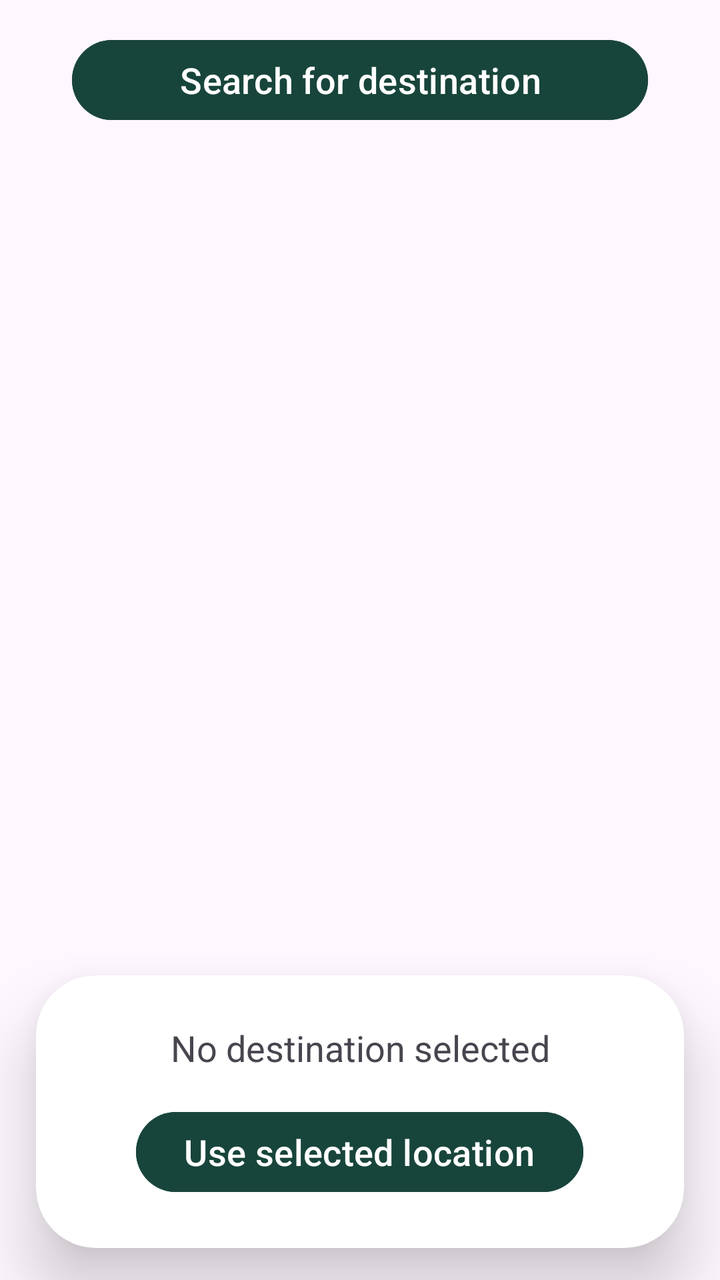
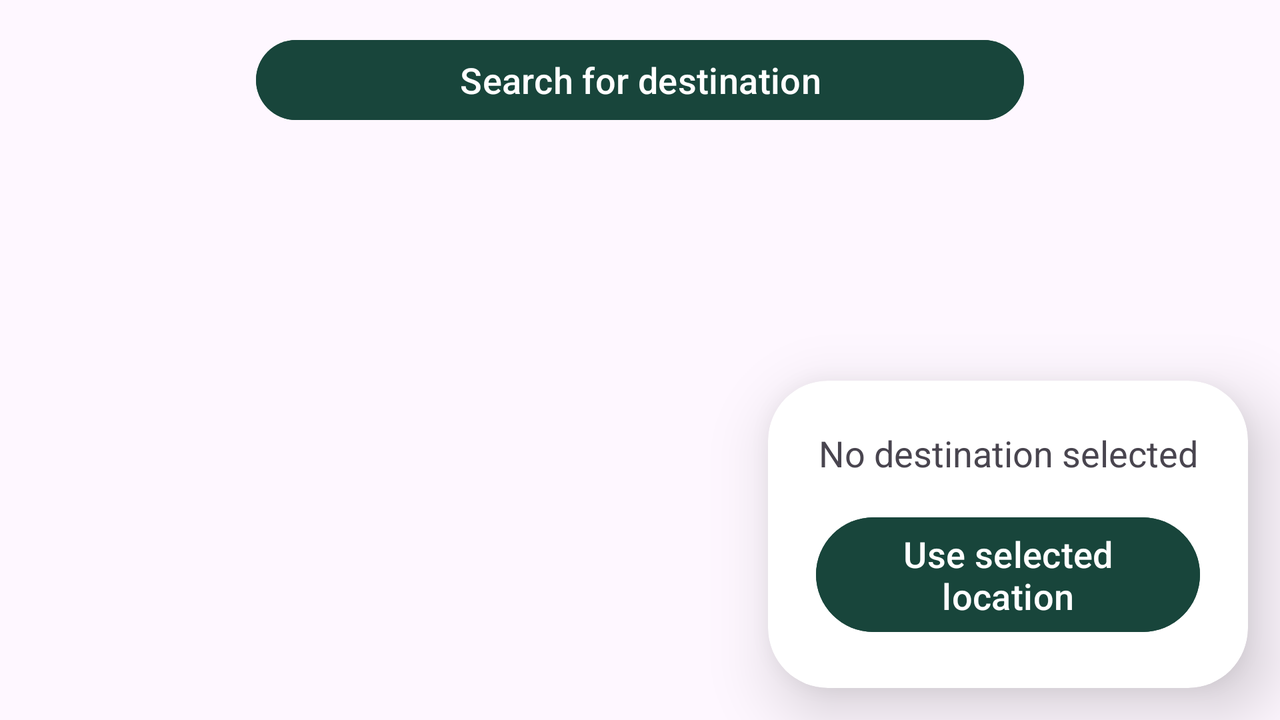

An Android layout and its configuration variant, each rendered on a device that would load it. The default file and the variant file are quoted in full after the pictures.
<!-- AndroidManifest.xml: application theme Theme.MSUCompanion -->
<!-- res/layout/activity_map_picker.xml -->
<?xml version="1.0" encoding="utf-8"?>
<androidx.constraintlayout.widget.ConstraintLayout
    xmlns:android="http://schemas.android.com/apk/res/android"
    xmlns:app="http://schemas.android.com/apk/res-auto"
    xmlns:tools="http://schemas.android.com/tools"
    android:layout_width="match_parent"
    android:layout_height="match_parent"
    tools:context=".MapPickerActivity">

    <FrameLayout
        android:id="@+id/mapContainer"
        android:layout_width="match_parent"
        android:layout_height="match_parent"
        app:layout_constraintBottom_toBottomOf="parent"
        app:layout_constraintTop_toTopOf="parent" />

    <Button
        android:id="@+id/btnSearchPlace"
        android:layout_width="0dp"
        android:layout_height="wrap_content"
        android:layout_margin="16dp"
        android:textColor="@color/white"
        android:backgroundTint="@color/msu_green"
        android:elevation="20dp"
        android:text="@string/destinationSearchText"
        android:textSize="18sp"
        android:gravity="center"
        app:layout_constraintWidth_percent="0.8"
        app:layout_constraintTop_toTopOf="parent"
        app:layout_constraintStart_toStartOf="parent"
        app:layout_constraintEnd_toEndOf="parent"
        android:onClick="onOpenAutocomplete"/>

    <androidx.cardview.widget.CardView
        android:layout_width="0dp"
        android:layout_height="wrap_content"
        android:layout_marginBottom="16dp"
        app:cardCornerRadius="30dp"
        app:cardElevation="20dp"
        app:layout_constraintWidth_percent="0.9"
        app:layout_constraintStart_toStartOf="parent"
        app:layout_constraintEnd_toEndOf="parent"
        app:layout_constraintBottom_toBottomOf="parent">

        <LinearLayout
            android:layout_width="match_parent"
            android:layout_height="wrap_content"
            android:orientation="vertical"
            android:gravity="center_horizontal"
            android:padding="24dp">

            <TextView
                android:id="@+id/tvSelectedPlace"
                android:layout_width="match_parent"
                android:layout_height="wrap_content"
                android:text="@string/noDestinationSelectedText"
                android:textSize="18sp"
                android:textAlignment="center"/>

            <Button
                android:id="@+id/btnUseSelectedLocation"
                android:layout_width="wrap_content"
                android:layout_height="wrap_content"
                android:layout_marginTop="16dp"
                android:textColor="@color/white"
                android:backgroundTint="@color/msu_green"
                android:text="@string/useLocationText"
                android:textSize="18sp"
                android:onClick="onSelectLocation"/>
        </LinearLayout>
    </androidx.cardview.widget.CardView>

</androidx.constraintlayout.widget.ConstraintLayout>
<!-- resources referenced by this layout -->
<resources>
  <color name="msu_green">#18453B</color>
  <color name="white">#FFFFFFFF</color>
  <string name="destinationSearchText">Search for destination</string>
  <string name="noDestinationSelectedText">No destination selected</string>
  <string name="useLocationText">Use selected location</string>
  <style name="Theme.MSUCompanion" parent="Base.Theme.MSUCompanion" />
  <style name="Base.Theme.MSUCompanion" parent="Theme.Material3.DayNight.NoActionBar">
          
          
      </style>
</resources>
<!-- res/layout-land/activity_map_picker.xml (the repository's variant of the layout above) -->
<!-- drawn on the phone turned sideways -->
<?xml version="1.0" encoding="utf-8"?>
<androidx.constraintlayout.widget.ConstraintLayout
    xmlns:android="http://schemas.android.com/apk/res/android"
    xmlns:app="http://schemas.android.com/apk/res-auto"
    xmlns:tools="http://schemas.android.com/tools"
    android:layout_width="match_parent"
    android:layout_height="match_parent"
    tools:context=".MapPickerActivity">

    <FrameLayout
        android:id="@+id/mapContainer"
        android:layout_width="match_parent"
        android:layout_height="match_parent"
        app:layout_constraintBottom_toBottomOf="parent"
        app:layout_constraintTop_toTopOf="parent" />

    <Button
        android:id="@+id/btnSearchPlace"
        android:layout_width="0dp"
        android:layout_height="wrap_content"
        android:layout_margin="16dp"
        android:textColor="@color/white"
        android:backgroundTint="@color/msu_green"
        android:elevation="20dp"
        android:text="@string/destinationSearchText"
        android:textSize="18sp"
        android:gravity="center"
        app:layout_constraintWidth_percent="0.6"
        app:layout_constraintTop_toTopOf="parent"
        app:layout_constraintStart_toStartOf="parent"
        app:layout_constraintEnd_toEndOf="parent"
        android:onClick="onOpenAutocomplete"/>

    <androidx.constraintlayout.widget.Guideline
        android:id="@+id/guideline"
        android:layout_width="wrap_content"
        android:layout_height="wrap_content"
        android:orientation="vertical"
        app:layout_constraintGuide_percent="0.6" />

    <androidx.cardview.widget.CardView
        android:layout_width="0dp"
        android:layout_height="wrap_content"
        android:layout_marginBottom="16dp"
        android:layout_marginEnd="16dp"
        app:cardCornerRadius="30dp"
        app:cardElevation="20dp"
        app:layout_constraintStart_toEndOf="@id/guideline"
        app:layout_constraintEnd_toEndOf="parent"
        app:layout_constraintBottom_toBottomOf="parent">

        <LinearLayout
            android:layout_width="match_parent"
            android:layout_height="wrap_content"
            android:orientation="vertical"
            android:gravity="center_horizontal"
            android:padding="24dp">

            <TextView
                android:id="@+id/tvSelectedPlace"
                android:layout_width="match_parent"
                android:layout_height="wrap_content"
                android:text="@string/noDestinationSelectedText"
                android:textSize="18sp"
                android:textAlignment="center"/>

            <Button
                android:id="@+id/btnUseSelectedLocation"
                android:layout_width="wrap_content"
                android:layout_height="wrap_content"
                android:layout_marginTop="16dp"
                android:textColor="@color/white"
                android:backgroundTint="@color/msu_green"
                android:text="@string/useLocationText"
                android:textSize="18sp"
                android:onClick="onSelectLocation"/>
        </LinearLayout>
    </androidx.cardview.widget.CardView>

</androidx.constraintlayout.widget.ConstraintLayout>
